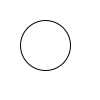
Frame 1 (no input)
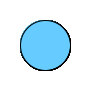
Frame 60 (the mouse pressed at the canvas centre just before this capture)
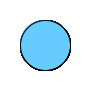
Frame 120 (the mouse held since frame 60 and released just before this capture)

The Processing sketch that drew these frames (run headless with seeded random() and noise(); from frame 60 on, the mouse is pressed at the canvas centre):

// Processing sketch: ball
// ── ball.pde
void setup(){
background(255,255,255);  
 }

void draw() {
 ellipse(45, 45, 50, 50); 
 fill(102,204,255);
}
